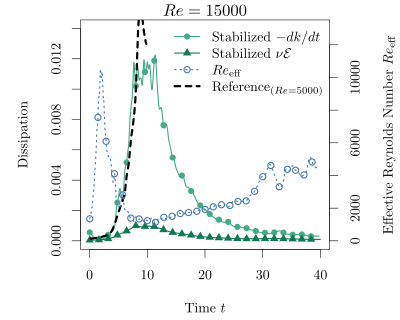

Write the R code that produced this figure.
require (tikzDevice)
library(tikzDevice)
tikz("15000_dissipation.tex", standAlone=TRUE, height=3.2, width=4)

#set palette
source("colors.R")
CLR = tol15rainbow
PTS = pch4lines

#read data
Re100_bgk = read.table(file="../results/Re100-ref4-p5-coll0-sl1-CFL7.07107/plot/data.txt")
Re100_reg = read.table(file="../results/Re100-ref4-p5-coll0-sl1-CFL7.07107-reg1/plot/data.txt")
Re200_bgk = read.table(file="../results/Re200-ref4-p5-coll0-sl1-CFL7.07107/plot/data.txt")
Re200_reg = read.table(file="../results/Re200-ref4-p5-coll0-sl1-CFL7.07107-reg1/plot/data.txt")
Re400_bgk = read.table(file="../results/Re400-ref4-p5-coll0-sl1-CFL7.07107/plot/data.txt")
Re400_reg = read.table(file="../results/Re400-ref4-p5-coll0-sl1-CFL7.07107-reg1/plot/data.txt")
Re800_bgk = read.table(file="../results/Re800-ref4-p5-coll0-sl1-CFL7.07107/plot/data.txt")
Re800_reg = read.table(file="../results/Re800-ref4-p5-coll0-sl1-CFL7.07107-reg1/plot/data.txt")
#Re15000_bgk = read.table(file="../results/Re15000-ref4-p5-coll0-sl1-CFL7.07107/plot/data.txt")
Re15000_reg = read.table(file="../results/Re15000-ref4-p5-coll0-sl1-CFL7.07107-reg1/plot/data.txt")

Re100_ref = read.table(file="Brachet_1983_100.txt")
Re200_ref = read.table(file="Brachet_1983_200.txt")
Re400_ref = read.table(file="Brachet_1983_400.txt")
Re800_ref = read.table(file="Brachet_1983_800.txt")
Re1600_ref = read.table(file="Brachet_1983_1600.txt")
Re5000_ref = read.table(file="Brachet_1991_Re5000.txt")

#preparation
seq_14=seq(1,length(Re15000_reg$t),length(Re15000_reg$t)/28)
seq_12=seq(1,length(Re15000_reg$t),length(Re15000_reg$t)/25)

#plot (bootom left top right)
par( mai = c(0.7, 0.8, 0.2, 0.7) )

plot(1,type="n", xlim=c(0,40), ylim=c(0,0.014), xlab="Time $t$", ylab="Dissipation")
#Re100
#points (Re100_bgk$t, Re100_bgk$dissipation, type="l", lw=1, col="dodgerblue4")
#points (Re100_bgk$t[seq_14], Re100_bgk$dissipation[seq_14], type="p", lw=3, pch=3, col="dodgerblue4")
#points (Re100_reg$t, Re100_reg$dissipation, type="l", lw=1, col="darkgoldenrod2")
#points (Re100_reg$t[seq_12], Re100_reg$dissipation[seq_12], type="p", lw=3, pch=1, col="darkgoldenrod2")
#points (Re100_ref$V1, Re100_ref$V2, type="l", lw=3, col="black")
#Re200
#points (Re200_bgk$t, Re200_bgk$dissipation, type="l", lw=1, col="dodgerblue4")
#points (Re200_bgk$t[seq_14], Re200_bgk$dissipation[seq_14], type="p", lw=3, pch=3, col="dodgerblue4")
#points (Re200_reg$t, Re200_reg$dissipation, type="l", lw=1, col="darkgoldenrod2")
#points (Re200_reg$t[seq_12], Re200_reg$dissipation[seq_12], type="p", lw=3, pch=1, col="darkgoldenrod2")
#points (Re200_ref$V1, Re200_ref$V2, type="l", lw=3, col="black")
#Re400
#points (Re400_bgk$t, Re400_bgk$dissipation, type="l", lw=1, col="dodgerblue4")
#points (Re400_bgk$t[seq_14], Re400_bgk$dissipation[seq_14], type="p", lw=3, pch=3, col="dodgerblue4")
#points (Re400_reg$t, Re400_reg$dissipation, type="l", lw=1, col="darkgoldenrod2")
#points (Re400_reg$t[seq_12], Re400_reg$dissipation[seq_12], type="p", lw=3, pch=1, col="darkgoldenrod2")
#points (Re400_ref$V1, Re400_ref$V2, type="l", lw=3, col="black")
#Re800
#points (Re1600_bgk$t, Re1600_bgk$dissipation, type="l", lw=1, col="dodgerblue4")
#points (Re1600_bgk$t[seq_14], Re1600_bgk$dissipation[seq_14], type="p", lw=3, pch=3, col="dodgerblue4")
points (Re15000_reg$t, Re15000_reg$dissipation, type="l", lw=2, col=REGC1)
points (Re15000_reg$t[seq_12], Re15000_reg$dissipation[seq_12], type="p", lw=2, pch=REGP1, col=REGC1)
#points (Re1600_bgk$t, Re1600_bgk$enstrophy/1600, type="l", lw=1, col="dodgerblue4")
#points (Re1600_bgk$t[seq_14], Re1600_bgk$enstrophy[seq_14]/1600, type="p", lw=3, pch=17, col="dodgerblue4")
points (Re15000_reg$t, Re15000_reg$enstrophy/15000, type="l", lw=2, col=REGC2)
points (Re15000_reg$t[seq_12], Re15000_reg$enstrophy[seq_12]/15000, type="p", lw=2, REGP2, col=REGC2)
points (Re5000_ref$V1, Re5000_ref$V2, type="l", lw=4, lty = 2, col="black")

par(new=TRUE)
plot(1,type="n", xlim=c(0,40), ylim=c(0,13000), bty="n", axes=FALSE,xlab="",ylab="")
axis(4)
mtext("Effective Reynolds Number $Re_\\mathrm{eff}$", side=4, line=3)
points (Re15000_reg$t, Re15000_reg$enstrophy/Re15000_reg$dissipation, type="l", lw=2, lty=3, col=OTHERC1)
points (Re15000_reg$t[seq_14], Re15000_reg$enstrophy[seq_14]/Re15000_reg$dissipation[seq_14], type="p", lw=2, pch=OTHERP1, col=OTHERC1)

#points (Re1600_ref$V1, Re1600_ref$V2, type="l", lw=3, col="black")
#Re1600
#points (Re1600_bgk$t, Re1600_bgk$dissipation, type="l", lw=1, col="dodgerblue4")
#points (Re1600_bgk$t[seq_14], Re1600_bgk$dissipation[seq_14], type="p", lw=3, pch=3, col="dodgerblue4")
#points (Re1600_reg$t, Re1600_reg$dissipation, type="l", lw=1, col="darkgoldenrod2")
#points (Re1600_reg$t[seq_12], Re1600_reg$dissipation[seq_12], type="p", lw=3, pch=1, col="darkgoldenrod2")

legend("topright", bty="n", legend=c("Stabilized $-dk/dt$","Stabilized $\\nu \\mathcal{E}$","$Re_\\mathrm{eff}$", "$\\mathrm{Reference}_{(Re=5000)}$ "), col=c( REGC1,REGC2,OTHERC1,"black"), lw=c(2,2,2,4), lty=c(1,1,3,2), pch=c(REGP1, REGP2, OTHERP1, -1))
title("$Re=15000$")
#text(-0.5,0.004,"$Re=800$")
dev.off()
